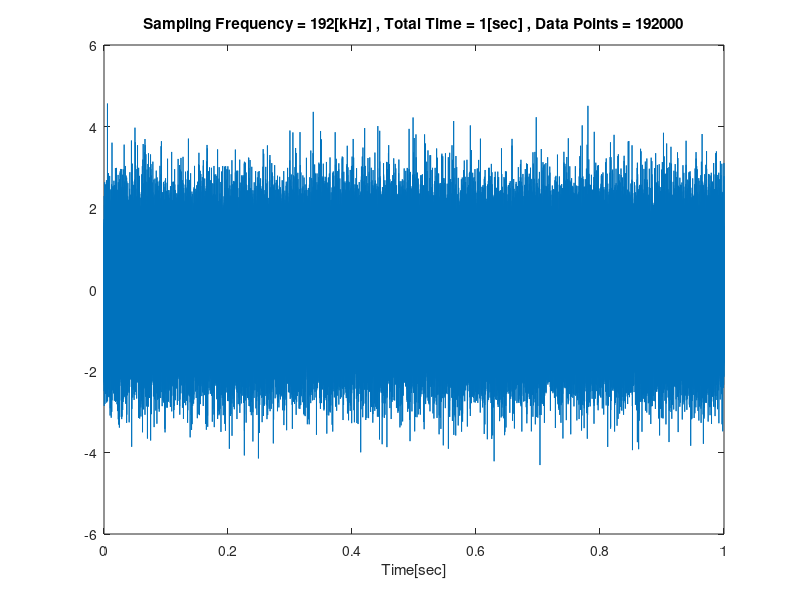

The MATLAB source for this figure: (Note: this script raises an error after producing the figure.)
%% 一つ目の白色ガウスノイズの定数定義
fs_1 = 192e3;
T_1 = 1;
N_1 = fs_1 * T_1;

%% 二つ目の白色ガウスノイズの定数定義
fs_2 = 192e3 / 2;
T_2 = 1;
N_2 = fs_2 * T_2;

%% ガウスノイズの作成 パワーが約 1 ワット (0 dBW)
y1_wgn = wgn( N_1 , 1 , 0 );
y2_wgn = wgn( N_2 , 1 , 0 );

%% 時間ベクトルの生成
t_1 = 0 : 1/fs_1 : T_1 - 1/fs_1;
t_2 = 0 : 1/fs_2 : T_2 - 1/fs_2;

%% プロットを行う
figure('position', [0, 0, 1400, 700]);
plot( t_1 , y1_wgn );

title_y1 = sprintf( 'Sampling Frequency = %.0f[kHz] , Total Time = %.0f[sec] , Data Points = %.0f' ,fs_1/1e3 ,T_1 ,N_1 );
title(title_y1);
xlabel('Time[sec]');
ax = gca;
ax.FontSize = 20;
ylabel('Amplitude[V]');
xlim([ t_1(1) t_1(end) ]);

figure('position', [0, 0, 1400, 700]);
plot( t_2 , y2_wgn );
title_y2 = sprintf( 'Sampling Frequency = %.0f[kHz] , Total Time = %.0f[sec] , Data Points = %.0f' ,fs_2/1e3 ,T_2 ,N_2);
title(title_y2);
xlabel('Time[sec]');
ylabel('Amplitude[V]');
ax = gca;
ax.FontSize = 20;
xlim([ t_2(1) t_2(end) ]);

%% フーリエ変換

Y_1 = fft( y1_wgn );
L_1 = length( y1_wgn );
Spectrum_y1_2 = abs(Y_1/L_1);
Spectrum_y1_1 = Spectrum_y1_2(1:L_1/2+1);
Spectrum_y1_1(2:end-1) = 2*Spectrum_y1_1(2:end-1);
f1 = fs_1*(0:(L_1/2))/L_1;

Y_2 = fft( y2_wgn );
L_2 = length( y2_wgn );
Spectrum_y2_2 = abs(Y_2/L_2);
Spectrum_y2_1 = Spectrum_y2_2(1:L_2/2+1);
Spectrum_y2_1(2:end-1) = 2*Spectrum_y2_1(2:end-1);
f2 = fs_2*(0:(L_2/2))/L_2;

figure('position', [0, 0, 1400, 700]);
plot(f1/1e3,Spectrum_y1_1);
title_y1 = sprintf( 'Sampling Frequency = %.0f[kHz] , Total Time = %.0f[sec] , Data Points = %.0f' ,fs_1/1e3 ,T_1 ,N_1 );
title(title_y1);
xlabel('Frequency[kHz]');
ylabel('Amplitude[V] ???');
ax = gca;
ax.FontSize = 20;
xlim([ f1(1)/1e3 f1(end)/1e3 ]);

figure('position', [0, 0, 1400, 700]);
plot(f2/1e3,Spectrum_y2_1);
title_y2 = sprintf( 'Sampling Frequency = %.0f[kHz] , Total Time = %.0f[sec] , Data Points = %.0f' ,fs_2/1e3 ,T_2 ,N_2);
title(title_y2);
xlabel('Frequency[kHz]');
ylabel('Amplitude[V] ???');
ax = gca;
ax.FontSize = 20;
xlim([ f2(1)/1e3 f2(end)/1e3 ]);

%% パワースペクトル密度 FFT関数を利用する場合

xdft_1 = fft(y1_wgn);
xdft_1 = xdft_1(1:N_1/2+1);
psdx_1 = (1/(length(y1_wgn)*fs_1)) * abs(xdft_1).^2;
psdx_1(2:end-1) = 2*psdx_1(2:end-1);
freq_1 = 0:fs_1/length(y1_wgn):fs_1/2;

figure('position', [0, 0, 1400, 700]);
plot(freq_1/1e3,10*log10(psdx_1))
xlim([ freq_1(1)/1e3 freq_1(end)/1e3 ]);
title('Periodogram Using FFT')
xlabel('Frequency (kHz)')
ylabel('Power/Frequency (dB/Hz)')
ax = gca;
ax.FontSize = 20;

f = gcf;
exportgraphics(f,'./power_spectral_density/power_spectral_density_y1_wgn.png','Resolution',500);

xdft_2 = fft(y2_wgn);
xdft_2 = xdft_2(1:N_2/2+1);
psdx_2 = (1/(length(y2_wgn)*fs_2)) * abs(xdft_2).^2;
psdx_2(2:end-1) = 2*psdx_2(2:end-1);
freq_2 = 0:fs_2/length(y2_wgn):fs_2/2;

figure('position', [0, 0, 1400, 700]);
plot(freq_2/1e3,10*log10(psdx_2))
xlim([ freq_2(1)/1e3 freq_2(end)/1e3 ]);
title('Periodogram Using FFT')
xlabel('Frequency (kHz)')
ylabel('Power/Frequency (dB/Hz)')
ax = gca;
ax.FontSize = 20;

%% パワースペクトル密度 periodogram関数を利用する場合
figure('position', [0, 0, 1400, 700]);
periodogram(y1_wgn,rectwin(length(y1_wgn)),length(y1_wgn),fs_1);
ax = gca;
ax.FontSize = 20;

figure('position', [0, 0, 1400, 700]);
periodogram(y2_wgn,rectwin(length(y2_wgn)),length(y2_wgn),fs_2);
ax = gca;
ax.FontSize = 20;


%% 確認
fprintf('var = %f , power = %f[W] \n',var(y1_wgn) ,sum( psdx_1 ) );
fprintf('var = %f , power = %f[W] \n',var(y2_wgn) ,sum( psdx_2 ) );

%% 一つ目の白色ガウスノイズの定数定義
fs_1 = 192e3;
T_1 = 1;
N_1 = fs_1 * T_1;

%% 二つ目の白色ガウスノイズの定数定義
fs_2 = 192e3 / 3;
T_2 = 1;
N_2 = fs_2 * T_2;

%% ガウスノイズの作成 パワーが約 100ワット (20 dBW)
y1_wgn = wgn( N_1 , 1 , 20 );
y2_wgn = wgn( N_2 , 1 , 20 );

%% 時間ベクトルの生成
t_1 = 0 : 1/fs_1 : T_1 - 1/fs_1;
t_2 = 0 : 1/fs_2 : T_2 - 1/fs_2;

%% パワースペクトル密度 FFT関数を利用する場合
xdft_1 = fft(y1_wgn);
xdft_1 = xdft_1(1:N_1/2+1);
psdx_1 = (1/(length(y1_wgn)*fs_1)) * abs(xdft_1).^2;
psdx_1(2:end-1) = 2*psdx_1(2:end-1);
freq_1 = 0:fs_1/length(y1_wgn):fs_1/2;

figure('position', [0, 0, 1400, 700]);
plot(freq_1/1e3,10*log10(psdx_1))
xlim([ freq_1(1)/1e3 freq_1(end)/1e3 ]);
title('Periodogram Using FFT')
xlabel('Frequency (kHz)')
ylabel('Power/Frequency (dB/Hz)')
ax = gca;
ax.FontSize = 20;

xdft_2 = fft(y2_wgn);
xdft_2 = xdft_2(1:N_2/2+1);
psdx_2 = (1/(length(y2_wgn)*fs_2)) * abs(xdft_2).^2;
psdx_2(2:end-1) = 2*psdx_2(2:end-1);
freq_2 = 0:fs_2/length(y2_wgn):fs_2/2;

figure('position', [0, 0, 1400, 700]);
plot(freq_2/1e3,10*log10(psdx_2))
xlim([ freq_2(1)/1e3 freq_2(end)/1e3 ]);
title('Periodogram Using FFT')
xlabel('Frequency (kHz)')
ylabel('Power/Frequency (dB/Hz)')
ax = gca;
ax.FontSize = 20;

%% パワースペクトル密度 periodogram関数を利用する場合
figure('position', [0, 0, 1400, 700]);
periodogram(y1_wgn,rectwin(length(y1_wgn)),length(y1_wgn),fs_1);
ax = gca;
ax.FontSize = 20;

figure('position', [0, 0, 1400, 700]);
periodogram(y2_wgn,rectwin(length(y2_wgn)),length(y2_wgn),fs_2);
ax = gca;
ax.FontSize = 20;

%% 確認
fprintf('var = %f , power = %f[W] \n',var(y1_wgn) ,sum( psdx_1 ) );
fprintf('var = %f , power = %f[W] \n',var(y2_wgn) ,sum( psdx_2 ) );
